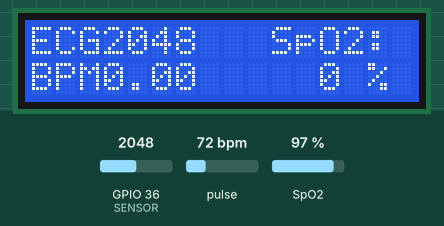
Recording of a sketch running on a simulated ESP32. Parts: 16×2 character LCD. The test bench sets the inputs (shaded band); at power-on: pulse 72 bpm, GPIO 36 (SENSOR) = 2048, SpO2 97 %. What the sketch prints to the serial monitor is not drawn.

Above: at 2.7 s.
2.8 s: pulse set to 42 bpm
At 5.7 s:
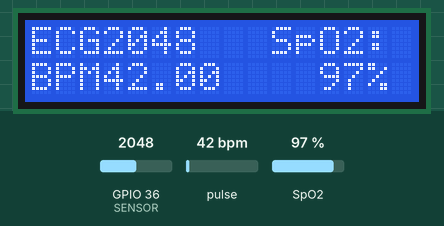
6.1 s: GPIO 36 (SENSOR) set to 2866
At 7.9 s:
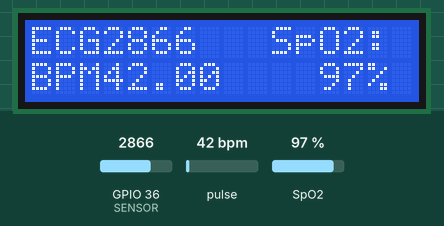
8.2 s: SpO2 set to 80 %
At 9.2 s:
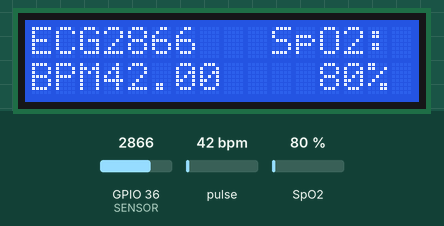
10.2 s: GPIO 36 (SENSOR) set to 3603
At 11.5 s:
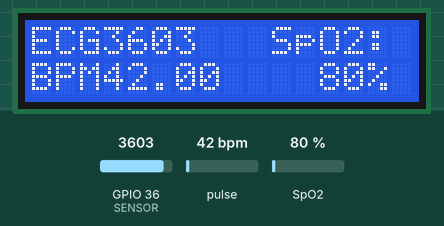
12.3 s: pulse set to 70 bpm
At 13.9 s:
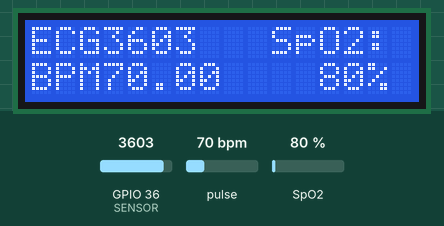
14.3 s: GPIO 36 (SENSOR) set to 4095
At 16.2 s:
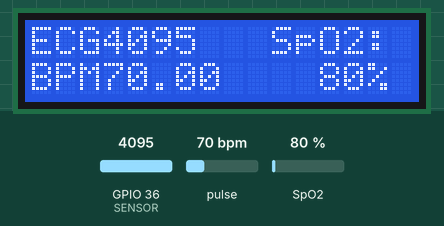
Timing chart, 0 to 17.4 s (numbered marks = the images above; inputs shaded):
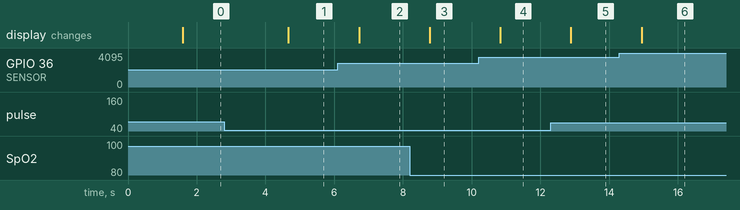

Measured:
- after the input at 2.8 s, the display: changes after 1.9 s (image 1)
- after the input at 6.1 s, the display: changes after 0.63 s (image 2)
- after the input at 8.2 s, the display: changes after 0.58 s (image 3)
- after the input at 10.2 s, the display: changes after 0.63 s (image 4)
- after the input at 12.3 s, the display: changes after 0.59 s (image 5)
- after the input at 14.3 s, the display: changes after 0.64 s (image 6)

The sketch:

Health_Monitoring.ino
```cpp
#include "MAX30100_PulseOximeter.h"
#include <LiquidCrystal_I2C.h>
LiquidCrystal_I2C lcd(0x27,16,2);
#include "UbidotsEsp32Mqtt.h"
#define SENSOR A0
#define REPORTING_PERIOD_MS 1000
const char *UBIDOTS_TOKEN ="BBUS-rsXMWZn0no4jgVn9AR2p2fuZMRRYI9";
const char *WIFI_SSID="POCO F5";
const char *WIFI_PASS="1234567890";
const char *DEVICE_LABEL="ESP32";
const char *VARIABLE_LABEL1="Pulse Rate";
const char *VARIABLE_LABEL2="SpO2";
const char *VARIABLE_LABEL3="ECG";
unsigned long timer;
Ubidots ubidots (UBIDOTS_TOKEN);
PulseOximeter pox;
uint32_t tsLastReport=0;
void onBeatDetected(){
  ;
}
void callback(char *topic,byte *payload,unsigned int length)
{
  Serial.print("Message arrived[");
  Serial.print(topic);
  Serial.print("]");
  for(int i=0;i<length;i++)
  {
    Serial.print((char)payload[i]);
  }
  Serial.println();
}
void setup(){
  Serial.begin(115200);
  lcd.init();
  lcd.backlight();
  ubidots.connectToWifi(WIFI_SSID,WIFI_PASS);
  ubidots.setCallback(callback);
  ubidots.setup();
  ubidots.reconnect();
  Serial.print("Intializing pulse oximeter..");
  if(!pox.begin()){
    Serial.println("FAILED");
    for(;;)
    {
      ;
    }
  }else{
    Serial.println("SUCESS");
    digitalWrite(1,HIGH);
  }
  pox.setIRLedCurrent(MAX30100_LED_CURR_24MA);
  pox.setOnBeatDetectedCallback(onBeatDetected);
}
void loop()
  {
  if(!ubidots.connected()){
    ubidots.reconnect();
  }
  pox.update();
  if(millis()-tsLastReport>REPORTING_PERIOD_MS){
    ubidots.add(VARIABLE_LABEL1,pox.getHeartRate());
    ubidots.publish(DEVICE_LABEL);
    ubidots.add(VARIABLE_LABEL2,pox.getSpO2());
    ubidots.publish(DEVICE_LABEL);
    int sensor = analogRead(SENSOR);
    ubidots.add(VARIABLE_LABEL3,sensor);
    ubidots.publish(DEVICE_LABEL);
    lcd.setCursor(0,0);
    lcd.print("ECG");
    lcd.print(sensor);
    lcd.setCursor(0,1);
    lcd.print("BPM");
    lcd.print(pox.getHeartRate());
    lcd.setCursor(10,0);
    lcd.print("SpO2:");
    lcd.setCursor(12,1);
    lcd.print(pox.getSpO2());
    lcd.setCursor(14,1);
    lcd.print("%");
    ubidots.loop();
    tsLastReport=millis();
  }
}
```
